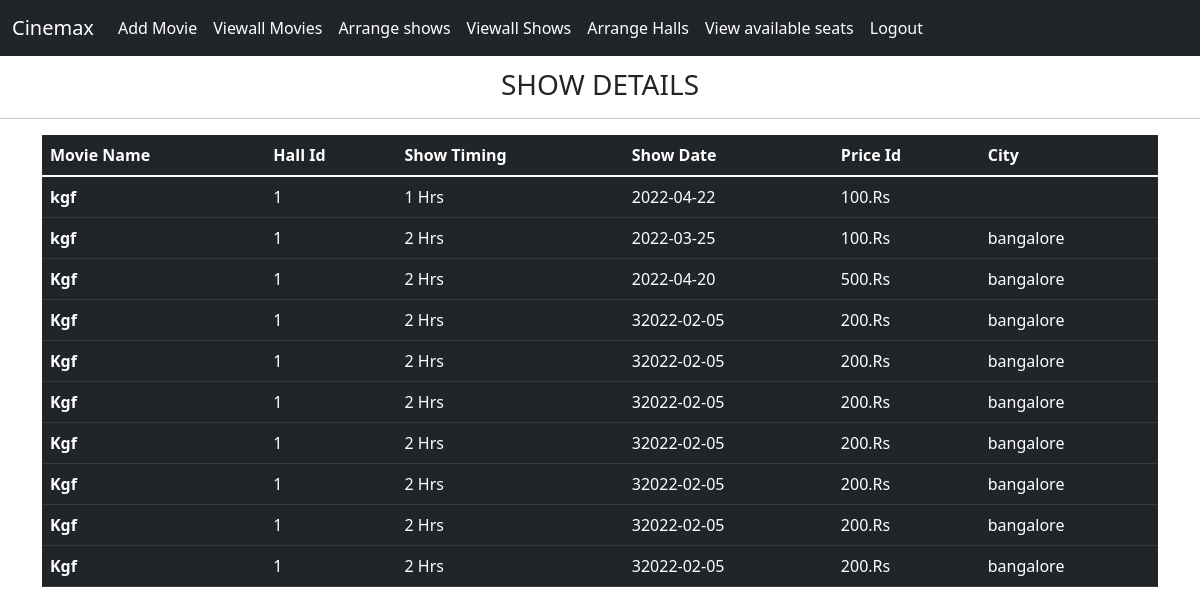
Page /viewallshows on the committed database.
### tables this page shows
CREATE TABLE SHOWS(
                            SHOWID INTEGER PRIMARY KEY AUTOINCREMENT,
                            MOVIENAME TEXT,
                            HALLID INTEGER,
                            TIME INTEGER,
                            DATE INTEGER,
                            PRICEID INTEGER,
                            CityName TEXT);

### main.py (the view)
@app.route("/viewallshows")
def viewallshows():
    cur = conn.cursor()
    cur.execute("SELECT * FROM SHOWS")
    res = cur.fetchall()
    return render_template("viewallshows.html", cinemass=res)

### templates/viewallshows.html
{% extends "base.html" %}
{% block content %}
<h3 style="text-align: center; margin-top: 1%;">SHOW DETAILS</h3>
<hr>
    <div class="container">
        <div class="row">
            <div class="col col-12 col-sm-12 col-md-12 col-lg-12 col-xl-12 col-xxl-12">
                <table class="table table-dark">
                    <thead>
                    <tr>
                        <th scope="col">Movie Name</th>
                        <th scope="col">Hall Id</th>
                        <th scope="col">Show Timing</th>
                        <th scope="col">Show Date</th>
                        <th scope="col">Price Id</th>
                        <th scope="col">City</th>
                    </tr>
                    </thead>
                    <tbody>
                    {% for i in cinemass %}
                    <tr>
                        <th scope="row">{{ i[1] }}</th>
                        <td>{{ i[2] }}</td>
                        <td>{{ i[3] }} Hrs</td>
                        <td>{{ i[4] }}</td>
                        <td>{{ i[5] }}.Rs</td>
                        <td>{{ i[6] }}</td>
                    </tr>
                    {% endfor %}
                    </tbody>
                </table>
            </div>
        </div>
    </div>
{% endblock %}

### rows in the picture
SHOWS: MOVIENAME "kgf", HALLID "1", TIME "1", DATE "2022-04-22", PRICEID "100"
SHOWS: MOVIENAME "kgf", HALLID "1", TIME "2", DATE "2022-03-25", PRICEID "100", CityName "bangalore"
SHOWS: MOVIENAME "Kgf", HALLID "1", TIME "2", DATE "2022-04-20", PRICEID "500", CityName "bangalore"
SHOWS: MOVIENAME "Kgf", HALLID "1", TIME "2", DATE "32022-02-05", PRICEID "200", CityName "bangalore"
SHOWS: MOVIENAME "Kgf", HALLID "1", TIME "2", DATE "32022-02-05", PRICEID "200", CityName "bangalore"
SHOWS: MOVIENAME "Kgf", HALLID "1", TIME "2", DATE "32022-02-05", PRICEID "200", CityName "bangalore"
SHOWS: MOVIENAME "Kgf", HALLID "1", TIME "2", DATE "32022-02-05", PRICEID "200", CityName "bangalore"
SHOWS: MOVIENAME "Kgf", HALLID "1", TIME "2", DATE "32022-02-05", PRICEID "200", CityName "bangalore"
SHOWS: MOVIENAME "Kgf", HALLID "1", TIME "2", DATE "32022-02-05", PRICEID "200", CityName "bangalore"
SHOWS: MOVIENAME "Kgf", HALLID "1", TIME "2", DATE "32022-02-05", PRICEID "200", CityName "bangalore"
